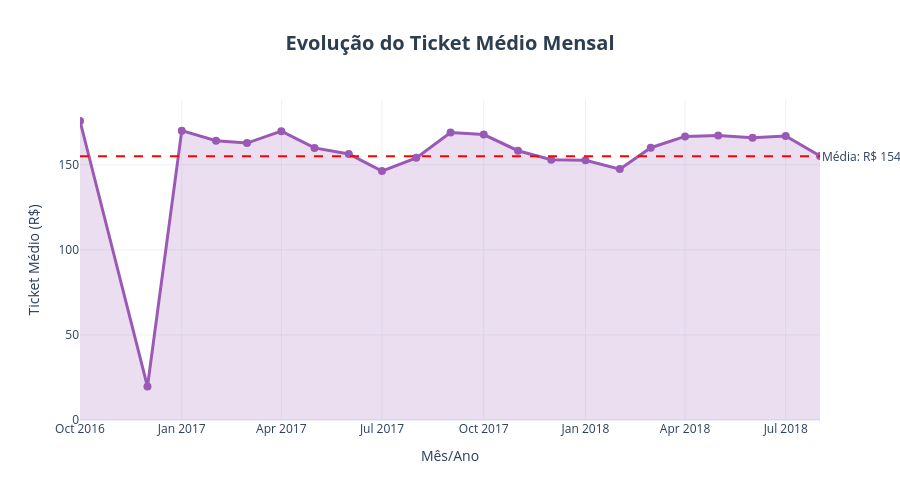

Notebook cell for this chart:
### Markdown cell above
---

## Gráfico 2: Evolução do Ticket Médio

### Code cell
# ============================================================================
# GRÁFICO TICKET MÉDIO - EVOLUÇÃO
# ============================================================================

display(df_receita_mensal[['ano_mes', 'receita_total', 'total_pedidos', 'ticket_medio']])
print(f"Ticket Médio Geral: R$ {df_receita_mensal['ticket_medio'].mean():.2f}")
print(f"Maior Ticket Médio: R$ {df_receita_mensal['ticket_medio'].max():.2f} ({df_receita_mensal.loc[df_receita_mensal['ticket_medio'].idxmax(), 'ano_mes']})")
print(f"Menor Ticket Médio: R$ {df_receita_mensal['ticket_medio'].min():.2f} ({df_receita_mensal.loc[df_receita_mensal['ticket_medio'].idxmin(), 'ano_mes']})", '\n')

# ============================================================================
# GRÁFICO RECEITA MENSAL - EVOLUÇÃO
# ============================================================================

# Criar figura
fig = go.Figure()

# Adicionar linha de receita
fig.add_trace(go.Scatter(
    x=df_receita_mensal['ano_mes'],
    y=df_receita_mensal['ticket_medio'],
    mode='lines+markers',
    name='Ticket Médio',
    line=dict(color='#9b59b6', width=3),     
    marker=dict(size=8),                      # Bolinhas dos marcadores
    fill='tozeroy',                           # Preencher até o zero
    fillcolor='rgba(155, 89, 182, 0.2)',      # Fill do gráfico, igual gráfico de área
    
    # Com base na documentação, consigo trazer aqui mais informações pra colocar dentro do hover
    customdata=df_receita_mensal[['total_pedidos', 'receita_total']],
    
    hovertemplate=(
        '<b>%{x}</b><br>' +
        'Ticket médio: R$ %{y:,.2f}</br>' +
        'Pedidos: %{customdata[0]:,}<br>' +   # Chama a variável com base no índice
        'Receita Total: R$ %{customdata[1]:,.2f}' +  # Chama a variável com base no índice
        '<extra></extra>'    
)))

# Adicionar linha de média geral (referência)
media_geral = df_receita_mensal['ticket_medio'].mean()
fig.add_hline(
    y=media_geral,
    line_dash="dash",
    line_color="red",
    annotation_text=f"Média: R$ {media_geral:.2f}",
    annotation_position="right"
)

# Configurar layout
fig.update_layout(
    title={
        'text': '<b>Evolução do Ticket Médio Mensal</b>',
        'x': 0.5,                    # Centralizar
        'xanchor': 'center',
        'font': {'size': 20, 'color': '#2c3e50'}
    },
    xaxis_title='Mês/Ano',
    yaxis_title='Ticket Médio (R$)',
    template='plotly_white',         # Tema branco limpo
    height=500,
    hovermode='x unified'            # Hover unificado
)

# Mostrar gráfico
fig.show()

# Salvar o gráfico como HTML
caminho_grafico = FIGURES_PATH / "ticket_medio_evolucao.html"
fig.write_html(caminho_grafico)

print(f"Gráfico salvo em: {caminho_grafico}")
print()

### Figure 1 — Plotly figure (JSON) as saved in the notebook; plotly's stock layout.template omitted (floating-point values rounded to 4 significant figures)
{"data": [{"customdata": [[265, 46570.0], [1, 19.62], [750, 127500.0], [1653, 271300.0], [2546, 414400.0], [2303, 391000.0], [3546, 567100.0], [3135, 490200.0], [3872, 566400.0], [4193, 646000.0], [4150, 701200.0], [4478, 751100.0], [7289, 1154000.0], [5513, 843200.0], [7069, 1079000.0], [6555, 966500.0], [7003, 1120678], [6798, 1133000.0], [6749, 1129000.0], [6099, 1012000.0], [6159, 1028000.0], [6351, 985400.0]], "fill": "tozeroy", "fillcolor": "rgba(155, 89, 182, 0.2)", "hovertemplate": "<b>%{x}</b><br>Ticket médio: R$ %{y:,.2f}</br>Pedidos: %{customdata[0]:,}<br>Receita Total: R$ %{customdata[1]:,.2f}<extra></extra>", "line": {"color": "#9b59b6", "width": 3}, "marker": {"size": 8}, "mode": "lines+markers", "name": "Ticket Médio", "type": "scatter", "x": ["2016-10", "2016-12", "2017-01", "2017-02", "2017-03", "2017-04", "2017-05", "2017-06", "2017-07", "2017-08", "2017-09", "2017-10", "2017-11", "2017-12", "2018-01", "2018-02", "2018-03", "2018-04", "2018-05", "2018-06", "2018-07", "2018-08"], "y": [175.7, 19.62, 170.1, 164.1, 162.8, 169.8, 159.9, 156.4, 146.3, 154.1, 169.0, 167.7, 158.3, 152.9, 152.6, 147.4, 160.0, 166.7, 167.3, 165.9, 166.9, 155.2]}], "layout": {"annotations": [{"showarrow": false, "text": "Média: R$ 154.93", "x": 1, "xanchor": "left", "xref": "x domain", "y": 154.9, "yanchor": "middle", "yref": "y"}], "height": 500, "hovermode": "x unified", "shapes": [{"line": {"color": "red", "dash": "dash"}, "type": "line", "x0": 0, "x1": 1, "xref": "x domain", "y0": 154.9, "y1": 154.9, "yref": "y"}], "title": {"font": {"color": "#2c3e50", "size": 20}, "text": "<b>Evolução do Ticket Médio Mensal</b>", "x": 0.5, "xanchor": "center"}, "xaxis": {"title": {"text": "Mês/Ano"}}, "yaxis": {"title": {"text": "Ticket Médio (R$)"}}}}
